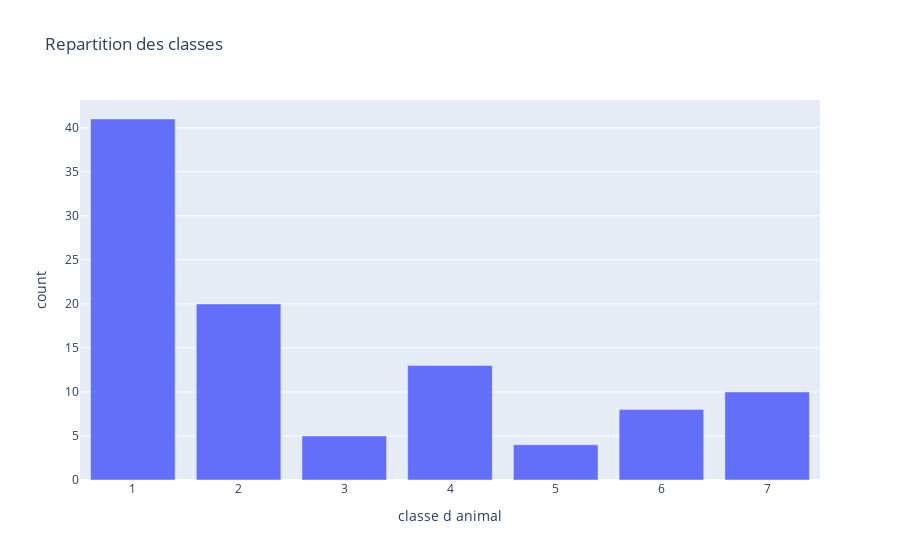

Write notebook code for a chart like this one.
### Code cell
x = df2['class_type'].value_counts().index.tolist()
y = df2['class_type'].value_counts().tolist()
fig = px.bar(x=x, y=y, title="Repartition des classes", labels={'x': 'classe d animal','y': 'count'},)
fig.show() # repartition des classes via BarPlot

### Figure 1 — Plotly figure (JSON) as saved in the notebook; plotly's stock layout.template omitted (floating-point values rounded to 4 significant figures)
{"data": [{"alignmentgroup": "True", "hovertemplate": "classe d animal=%{x}<br>count=%{y}<extra></extra>", "legendgroup": "", "marker": {"color": "#636efa", "pattern": {"shape": ""}}, "name": "", "offsetgroup": "", "orientation": "v", "showlegend": false, "textposition": "auto", "type": "bar", "x": [1, 2, 4, 7, 6, 3, 5], "xaxis": "x", "y": [41, 20, 13, 10, 8, 5, 4], "yaxis": "y"}], "layout": {"barmode": "relative", "legend": {"tracegroupgap": 0}, "title": {"text": "Repartition des classes"}, "xaxis": {"anchor": "y", "domain": [0, 1], "title": {"text": "classe d animal"}}, "yaxis": {"anchor": "x", "domain": [0, 1], "title": {"text": "count"}}}}
